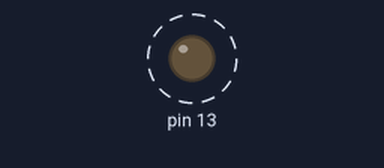
The sketch below on a simulated Arduino Uno, built with avr-gcc and run on an emulated ATmega328P. Shown: output pins drawn as LEDs (lit = HIGH). Dashed ring = blinking.

Above: at 0.2 s.
Timing chart, 0 to 3.0 s (numbered marks = the images above):
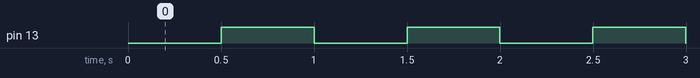

The sketch:

sketch_aug20a.ino
```cpp
#include <avr/io.h>

// CTC mode demo
int main(void) {

  /*Old way:
  DDRB |= (1 << 5); //Set port B5 as output
  TCCR1B |= (1 << CS12); // TTCR1B used to set mode for timer, setup timer1 (16 bit) since
  Serial.begin(9600);
  while (1) {
    // Serial.println(TCNT1);
    if (TCNT1 >= 31248) { // TCNT1 will hold the value count incrementingly, if it counts up over the target time, toggle the port and reset timer
      //if the TTC above the prescaler, the LED dont blink
      PORTB ^= (1 << 5); // toggle the port B5
      TCNT1 = 0; // Reset timer coutner
    }
  }*/


  DDRB |= (1 << 5);
  TCCR1B |= (1 << CS12); // Set up the prescaler to 256
  // Enable CTC mode:
  TCCR1B |= (1 << WGM12); // TUrn the CTC mode for TCCR1B (wgm13 and wgm12)
  OCR1A = 31248; // Load TTC to OCR1A top value
  while (1) {
    // Check if the flag is set
    if (TIFR1 & (1 << OCF1A)) { // check if bit is set
      PORTB ^= (1 << 5); // toggle
      TIFR1 |= (1 << OCF1A); // clear the flag by writing 1 to this flag
    }
  }
}
```

Measured:
- by itself, pin 13: alternates HIGH for 0.50 s and LOW for 0.50 s
